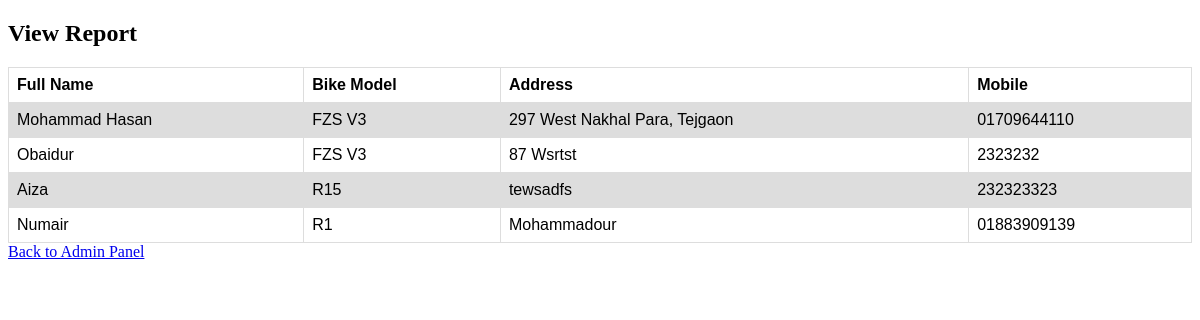
/bikeuserview.php (signed in), run on the app's committed database.
### tables this page shows
CREATE TABLE IF NOT EXISTS `bikeuser` (
  `bikeuserid` int(11) NOT NULL AUTO_INCREMENT,
  `fullname` varchar(100) NOT NULL,
  `bikemodel` varchar(50) NOT NULL,
  `numberplate` varchar(50) NOT NULL,
  `address` varchar(100) NOT NULL,
  `mobile` varchar(20) NOT NULL,
  PRIMARY KEY (`bikeuserid`)
);

### bikeuserview.php (the view, shortened to what this page needs)
<!DOCTYPE html>
<html>
<head>
</head>
<body>
<h2>View Report</h2>
<?php
	include("db.php");
	mysqli_query($link, 'SET CHARACTER SET utf8');
	mysqli_query($link, "SET SESSION collation_connection ='utf8_general_ci'") or
	die (mysql_error());
	$query1 = "SELECT * FROM bikeuser";
	$result = mysqli_query($link, $query1);
?>
<table>
  <tr>
    <th>Full Name</th>
    <th>Bike Model</th>
    <th>Address</th>
	<th>Mobile</th>
  </tr>
  <?php	while($row=mysqli_fetch_array($result)) { ?>
  <tr>
    <td><?php echo $row['fullname']; ?></td>
    <td><?php echo $row['bikemodel']; ?></td>
    <td><?php echo $row['address']; ?></td>
	<td><?php echo $row['mobile']; ?></td>
  </tr>
  <?php } ?>
</table>
<a href="admin.php">Back to Admin Panel</a>
</body>
</html>

### bikeuserview.php (style rules this page uses)
table { font-family: arial, sans-serif; border-collapse: collapse; width: 100%; }
td, th { border: 1px solid #dddddd; text-align: left; padding: 8px; }
tr:nth-child(even) { background-color: #dddddd; }

### data on the page
bikeuser: fullname "Mohammad Hasan", bikemodel "FZS V3", address "297 West Nakhal Para, Tejgaon", mobile "01709644110"
bikeuser: fullname "Obaidur", bikemodel "FZS V3", address "87 Wsrtst", mobile "2323232"
bikeuser: fullname "Aiza", bikemodel "R15", address "tewsadfs", mobile "232323323"
bikeuser: fullname "Numair", bikemodel "R1", address "Mohammadour", mobile "01883909139"
